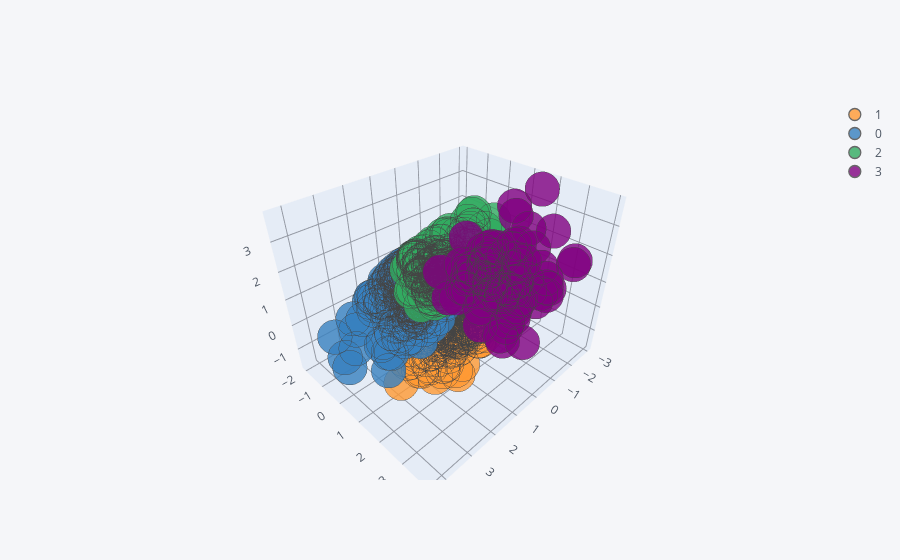

The notebook cell this image was saved under:
### Markdown cell above
## Visualización con cluster

### Code cell
Xp.iplot(kind='scatter3d',x=0,y=1,z=2,mode='markers',categories='cl_kme')
sns.kdeplot(data=Xp,x=0,y=1,fill=True,hue='cl_kme')

### Figure 1 — Plotly figure (JSON) as saved in the notebook; plotly's stock layout.template omitted (floating-point values rounded to 4 significant figures; data arrays with more than 128 entries replaced by an {"elided": "..."} marker saying what was removed)
{"data": [{"marker": {"color": "rgba(255, 153, 51, 1.0)", "line": {"width": 1.3}, "opacity": 0.8, "size": 12, "symbol": "circle"}, "mode": "markers", "name": "1", "textfont": {"color": "#4D5663"}, "type": "scatter3d", "x": {"elided": "366 float values"}, "y": {"elided": "366 float values"}, "z": {"elided": "366 float values"}}, {"marker": {"color": "rgba(55, 128, 191, 1.0)", "line": {"width": 1.3}, "opacity": 0.8, "size": 12, "symbol": "circle"}, "mode": "markers", "name": "0", "textfont": {"color": "#4D5663"}, "type": "scatter3d", "x": {"elided": "282 float values"}, "y": {"elided": "282 float values"}, "z": {"elided": "282 float values"}}, {"marker": {"color": "rgba(50, 171, 96, 1.0)", "line": {"width": 1.3}, "opacity": 0.8, "size": 12, "symbol": "circle"}, "mode": "markers", "name": "2", "textfont": {"color": "#4D5663"}, "type": "scatter3d", "x": {"elided": "269 float values"}, "y": {"elided": "269 float values"}, "z": {"elided": "269 float values"}}, {"marker": {"color": "rgba(128, 0, 128, 1.0)", "line": {"width": 1.3}, "opacity": 0.8, "size": 12, "symbol": "circle"}, "mode": "markers", "name": "3", "textfont": {"color": "#4D5663"}, "type": "scatter3d", "x": [-1.751, -0.7419, -0.9958, 0.9198, -0.5477, -1.281, -1.591, -0.8189, -0.8814, -0.7244, 2.273, 0.1669, -1.463, 0.07994, -0.8097, 0.5663, -2.309, 0.09919, 0.1828, -0.8858, -1.009, -0.7772, -1.828, 0.5659, -1.433, 0.7646, -2.166, -0.923, -1.679, -1.276, -1.096, -1.793, -0.5887, 1.475, 0.2134, -1.167, -1.659, -0.4887, -0.01765, -1.296, -2.173, -0.1513, -0.6007, 0.3454, -0.0614, 0.3344, 0.2386, -0.5662, -0.4642, -1.517, -0.2006, -1.252, -0.7288, -0.3477, -2.317, -0.815, -0.1205, -0.5934, -1.169, -1.787, -0.402, -0.1272, -0.02204, -2.077, -0.4878, -0.1975, 0.316, 1.104, 0.4722, 0.5968, -0.4413, -1.704, -1.154, -0.03684, -1.287, -0.109, -2.117, -0.9408, -0.106, -0.8804, 0.3517, 0.3119, -0.4471], "y": [2.849, 1.206, 2.296, 3.986, 1.521, 2.989, 2.048, 3.135, 2.353, 2.676, 2.222, 1.22, 0.6747, 1.289, 2.717, 1.503, 0.9511, 2.12, 0.9725, 1.805, 1.875, 1.873, 3.627, 1.505, 1.904, 2.334, 2.01, 2.185, 2.921, 1.611, 0.8221, 1.682, 1.557, 1.718, 1.121, 0.8893, 3.039, 1.792, 3.075, 3.189, 1.146, 1.168, 2.532, 1.946, 1.071, 2.785, 2.927, 1.75, 2.587, 1.786, 3.564, 1.825, 1.424, 2.52, 1.917, 1.037, 1.869, 1.966, 0.6609, 2.805, 1.717, 1.116, 1.776, 1.23, 2.056, 0.923, 2.245, 1.67, 2.987, 1.439, 1.314, 3.726, 2.21, 1.97, 2.249, 2.644, 1.984, 1.361, 1.263, 1.021, 1.461, 2.07, 1.426], "z": [2.899, 1.143, 1.803, 0.9378, 0.9308, 0.9566, 0.1022, 0.9485, 0.0951, 3.3, 3.028, 1.335, 1.588, 1.343, 1.598, 1.339, 2.894, 2.201, 1.77, 0.5108, 2.228, 0.5111, 2.05, 3.046, 2.246, 0.4823, 0.1218, 2.019, 0.9674, 0.513, 1.583, 0.5376, 0.9347, 1.544, 1.553, 1.365, 0.9744, 2.428, 1.365, 0.9704, 2.676, 1.57, 0.09613, 0.6987, 1.334, 0.07686, 3.279, 0.7208, 1.576, 0.308, 2.661, 0.5262, 0.9313, 0.08557, 3.763, 1.361, 2.645, 0.5102, 1.576, 1.19, 0.7123, 1.566, 0.7015, 0.7446, 2.22, 1.555, 2.201, 1.329, 0.08491, 1.333, 1.139, 2.277, 0.09611, 2.423, 1.811, 0.08464, 1.826, 0.9354, 1.349, 1.362, 1.118, 2.416, 1.147]}], "layout": {"legend": {"bgcolor": "#F5F6F9", "font": {"color": "#4D5663"}}, "paper_bgcolor": "#F5F6F9", "plot_bgcolor": "#F5F6F9", "scene": {"xaxis": {"gridcolor": "#9499A3", "showgrid": true, "tickfont": {"color": "#4D5663"}, "title": {"font": {"color": "#4D5663"}, "text": ""}, "zerolinecolor": "#9499A3"}, "yaxis": {"gridcolor": "#9499A3", "showgrid": true, "tickfont": {"color": "#4D5663"}, "title": {"font": {"color": "#4D5663"}, "text": ""}, "zerolinecolor": "#9499A3"}, "zaxis": {"gridcolor": "#9499A3", "showgrid": true, "tickfont": {"color": "#4D5663"}, "title": {"font": {"color": "#4D5663"}, "text": ""}, "zerolinecolor": "#9499A3"}}, "title": {"font": {"color": "#4D5663"}}}}
